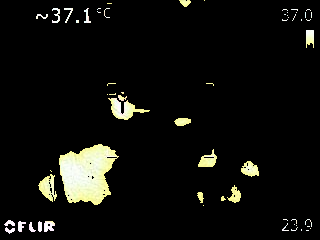
%> input picture data/1.png, 320 x 240 px
$ octave --eval "result = segmentImage(imread('1.png'));"   (GNU Octave 9; MATLAB toolbox functions it lacks are replaced by stand-ins)
%> lines starting %> are read from the running program, lines starting %| are printed output that depends on the picture; in (x1, y1, x2, y2) boxes, pixels count from 0 and x2, y2 are one past the last pixel; in counts of white or black regions, pixels touching at a corner belong together; the program's own positions count from 1
function [BW,maskedImage] = segmentImage(RGB)
%segmentImage Segment image using auto-generated code from imageSegmenter app
%  [BW,MASKEDIMAGE] = segmentImage(RGB) segments image RGB using
%  auto-generated code from the imageSegmenter app. The final segmentation
%  is returned in BW, and a masked image is returned in MASKEDIMAGE.

% Auto-generated by imageSegmenter app on 02-Dec-2021
%----------------------------------------------------


% Convert RGB image into L*a*b* color space.
X = rgb2lab(RGB);
%> X: size 240x320x3 double; mean of channels 1, 2, 3 6, -0.5, 1.5

% Create empty mask.
BW = false(size(X,1),size(X,2));

% Flood fill
row = 205;
column = 69;
tolerance = 5.000000e-02;
normX = sum((X - X(row,column,:)).^2,3);
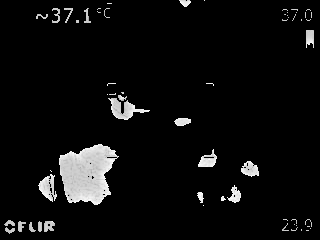
%> normX: size 240x320 double; min 0, max 12142.7, mean 638.4; drawn with min black and max white
normX = mat2gray(normX);
addedRegion = grayconnected(normX, row, column, tolerance);
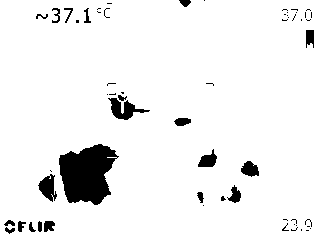
%> addedRegion: size 240x320 logical; 93.8% white; 60 black regions (39 under 20 px), largest, box (x1, y1, x2, y2) and area: (59, 144, 119, 205) 2507, (108, 98, 150, 120) 394, (38, 174, 57, 202) 301
BW = BW | addedRegion;

% Flood fill
row = 203;
column = 209;
tolerance = 5.000000e-02;
normX = sum((X - X(row,column,:)).^2,3);
normX = mat2gray(normX);
addedRegion = grayconnected(normX, row, column, tolerance);
BW = BW | addedRegion;

% Fill holes
BW = imfill(BW, 'holes');
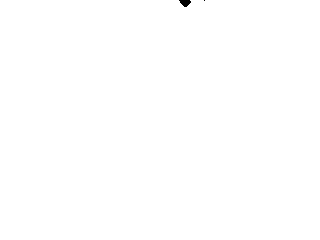
%> BW: size 240x320 logical; 99.9% white; 2 black regions (1 under 20 px), largest, box (x1, y1, x2, y2) and area: (179, 0, 191, 7) 57

% Flood fill
row = 115;
column = 146;
tolerance = 5.000000e-02;
normX = sum((X - X(row,column,:)).^2,3);
normX = mat2gray(normX);
addedRegion = grayconnected(normX, row, column, tolerance);
BW = BW | addedRegion;

% Flood fill
row = 94;
column = 140;
tolerance = 5.000000e-02;
normX = sum((X - X(row,column,:)).^2,3);
normX = mat2gray(normX);
addedRegion = grayconnected(normX, row, column, tolerance);
BW = BW | addedRegion;

% Flood fill
row = 81;
column = 139;
tolerance = 5.000000e-02;
normX = sum((X - X(row,column,:)).^2,3);
normX = mat2gray(normX);
addedRegion = grayconnected(normX, row, column, tolerance);
BW = BW | addedRegion;

% Flood fill
row = 99;
column = 138;
tolerance = 5.000000e-02;
normX = sum((X - X(row,column,:)).^2,3);
normX = mat2gray(normX);
addedRegion = grayconnected(normX, row, column, tolerance);
BW = BW | addedRegion;

% Flood fill
row = 102;
column = 140;
tolerance = 5.000000e-02;
normX = sum((X - X(row,column,:)).^2,3);
normX = mat2gray(normX);
addedRegion = grayconnected(normX, row, column, tolerance);
BW = BW | addedRegion;

% Flood fill
row = 82;
column = 138;
tolerance = 5.000000e-02;
normX = sum((X - X(row,column,:)).^2,3);
normX = mat2gray(normX);
addedRegion = grayconnected(normX, row, column, tolerance);
BW = BW | addedRegion;

% Flood fill
row = 78;
column = 140;
tolerance = 5.000000e-02;
normX = sum((X - X(row,column,:)).^2,3);
normX = mat2gray(normX);
addedRegion = grayconnected(normX, row, column, tolerance);
BW = BW | addedRegion;

% Flood fill
row = 92;
column = 150;
tolerance = 5.000000e-02;
normX = sum((X - X(row,column,:)).^2,3);
normX = mat2gray(normX);
addedRegion = grayconnected(normX, row, column, tolerance);
BW = BW | addedRegion;

% Flood fill
row = 94;
column = 150;
tolerance = 5.000000e-02;
normX = sum((X - X(row,column,:)).^2,3);
normX = mat2gray(normX);
addedRegion = grayconnected(normX, row, column, tolerance);
BW = BW | addedRegion;

% Flood fill
row = 94;
column = 129;
tolerance = 5.000000e-02;
normX = sum((X - X(row,column,:)).^2,3);
normX = mat2gray(normX);
addedRegion = grayconnected(normX, row, column, tolerance);
BW = BW | addedRegion;

% Flood fill
row = 92;
column = 128;
tolerance = 5.000000e-02;
normX = sum((X - X(row,column,:)).^2,3);
normX = mat2gray(normX);
addedRegion = grayconnected(normX, row, column, tolerance);
BW = BW | addedRegion;

% Fill holes
BW = imfill(BW, 'holes');

% Create masked image.
maskedImage = RGB;
%> maskedImage is the input picture: size 240x320x3 uint8; mean R, G, B 15.3, 15.4, 12.3
maskedImage(repmat(~BW,[1 1 3])) = 0;
%> maskedImage: size 240x320x3 uint8; 0.07% of pixels changed, all inside (x1, y1, x2, y2) = (179, 0, 205, 7)
end

$ run again, on data/10.png
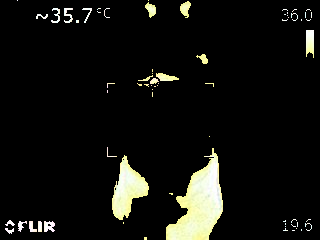
%> input picture data/10.png, 320 x 240 px
%> X: size 240x320x3 double; mean of channels 1, 2, 3 6.9, -0.6, 1.6
%> in segmentImage, `addedRegion = grayconnected(normX, row, column, tolerance);`:
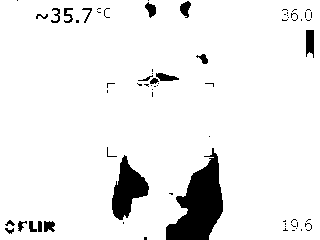
%> addedRegion: size 240x320 logical; 92.8% white; 68 black regions (49 under 20 px), largest, box (x1, y1, x2, y2) and area: (166, 148, 223, 240) 2812, (112, 155, 149, 220) 1261, (306, 30, 314, 58) 194
%> in segmentImage, maskedImage is the input picture: size 240x320x3 uint8; mean R, G, B 17.7, 17.9, 14.5
%> in segmentImage, `maskedImage(repmat(~BW,[1 1 3])) = 0;`:
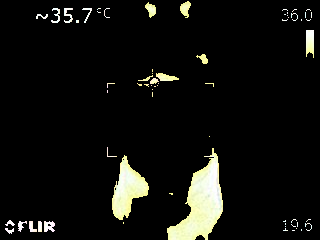
%> maskedImage: size 240x320x3 uint8; 0.4% of pixels changed, all inside (x1, y1, x2, y2) = (17, 0, 210, 240)

$ run again, on data/11.png
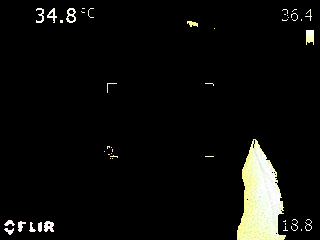
%> input picture data/11.png, 320 x 240 px
%> X: size 240x320x3 double; mean of channels 1, 2, 3 5.1, -0.3, 0.9
%> in segmentImage, `addedRegion = grayconnected(normX, row, column, tolerance);`:
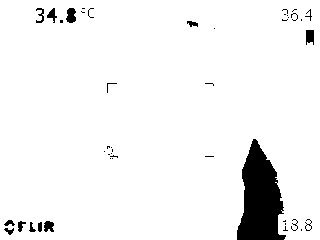
%> addedRegion: size 240x320 logical; 94.7% white; 44 black regions (29 under 20 px), largest, box (x1, y1, x2, y2) and area: (237, 139, 286, 240) 3176, (66, 8, 76, 23) 116, (306, 30, 314, 45) 104
%> BW: size 240x320 logical; 95.9% white; 1 black region, box (x1, y1, x2, y2) and area: (237, 139, 286, 240) 3176
%> in segmentImage, maskedImage is the input picture: size 240x320x3 uint8; mean R, G, B 12.9, 13.1, 11.1
%> in segmentImage, `maskedImage(repmat(~BW,[1 1 3])) = 0;`:
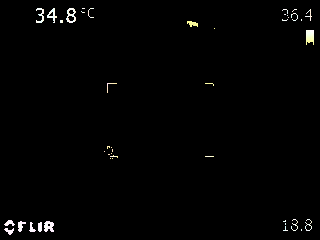
%> maskedImage: size 240x320x3 uint8; 4.12% of pixels changed, all inside (x1, y1, x2, y2) = (237, 139, 286, 240)

$ run again, on data/12.png
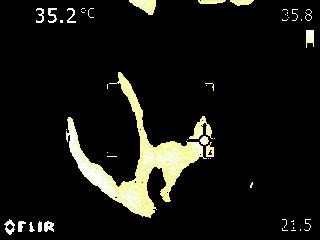
%> input picture data/12.png, 320 x 240 px
%> X: size 240x320x3 double; mean of channels 1, 2, 3 8.1, -0.8, 2.3
%> in segmentImage, `addedRegion = grayconnected(normX, row, column, tolerance);`:
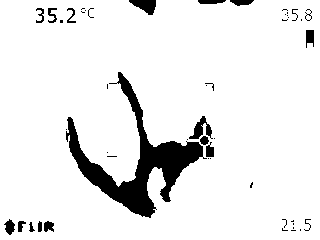
%> addedRegion: size 240x320 logical; 91.6% white; 49 black regions (30 under 20 px), largest, box (x1, y1, x2, y2) and area: (66, 72, 207, 218) 4799, (129, 0, 156, 15) 250, (189, 116, 213, 139) 237
%> BW: size 240x320 logical; 99.4% white; 3 black regions, box (x1, y1, x2, y2) and area: (129, 0, 156, 15) 250, (230, 0, 254, 6) 101, (198, 0, 226, 4) 96
%> in segmentImage, maskedImage is the input picture: size 240x320x3 uint8; mean R, G, B 20.7, 20.8, 15.9
%> in segmentImage, `maskedImage(repmat(~BW,[1 1 3])) = 0;`:
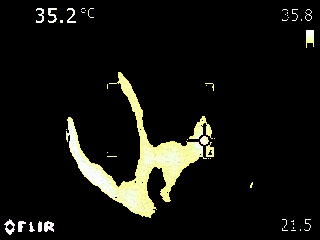
%> maskedImage: size 240x320x3 uint8; 0.58% of pixels changed, all inside (x1, y1, x2, y2) = (129, 0, 254, 15)
